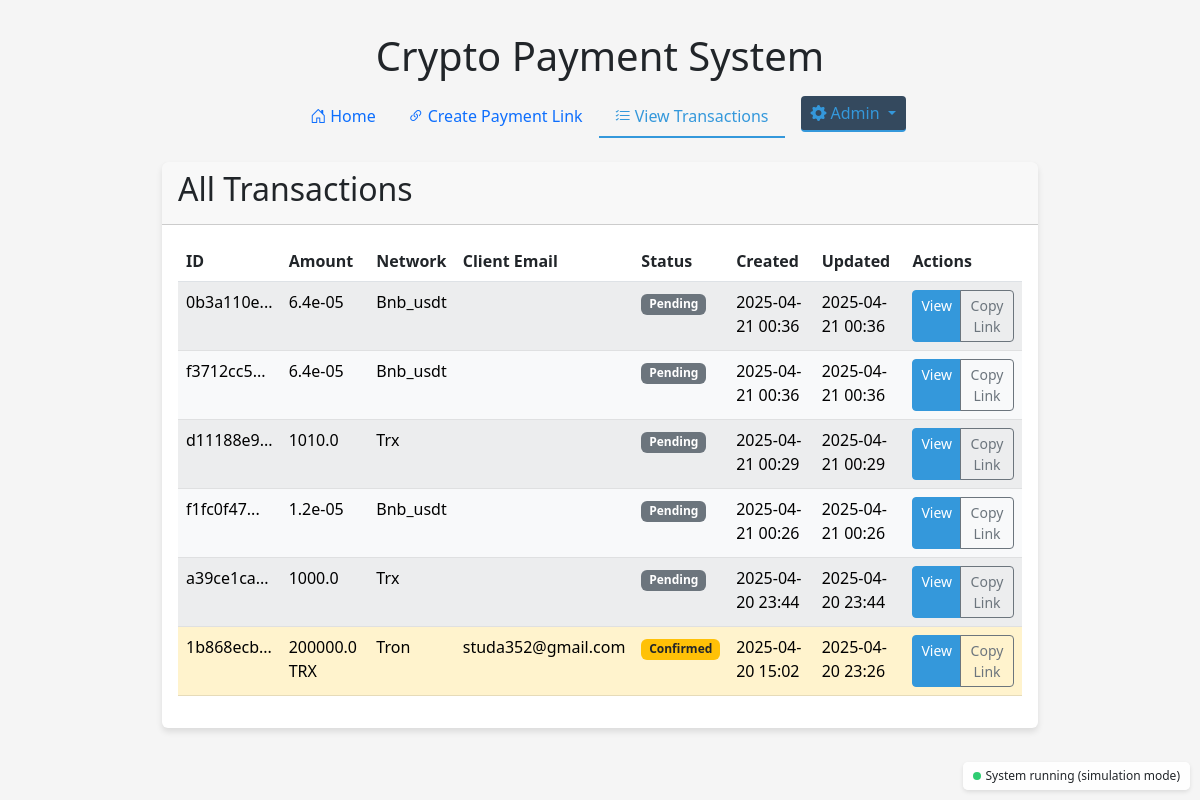
Page /admin/transactions on the committed database.
### app.py (models this page shows, shortened)
class Transaction(db.Model):
    id = db.Column(db.String(36), primary_key=True)
    amount = db.Column(db.Float, nullable=False)
    network = db.Column(db.String(20), nullable=False)
    client_email = db.Column(db.String(100), nullable=False)
    description = db.Column(db.Text, nullable=True)
    status = db.Column(db.String(20), default='pending')  # pending, confirmed, completed
    tx_hash = db.Column(db.String(100), nullable=True)  # blockchain transaction hash
    created_at = db.Column(db.DateTime, default=datetime.utcnow)
    updated_at = db.Column(db.DateTime, default=datetime.utcnow, onupdate=datetime.utcnow)

### app.py (the view)
@app.route('/admin/transactions')
def view_transactions():
    transactions = Transaction.query.order_by(Transaction.created_at.desc()).all()
    return render_template('transactions.html', transactions=transactions)

### app.py (called while the page is built)
@app.teardown_appcontext
def shutdown_services(exception=None):
    if 'payment_processor' in globals() and hasattr(payment_processor, 'stop'):
        payment_processor.stop()
    if hasattr(email_service, 'stop'):
        email_service.stop()

### email_service.py (called while the page is built, shortened)
    def stop(self):
        if not self.use_background_thread or not self.thread or not self.thread.is_alive():
            logger.warning("Email processor is not running")
            return False

### templates/transactions.html (shortened to what this page needs)
{% extends 'base.html' %}
{% block content %}
<div class="card">
    <div class="card-header">
        <h2>All Transactions</h2>
    </div>
    <div class="card-body">
        {% if transactions %}
            <div class="table-responsive">
                <table class="table table-striped table-hover">
                    <thead>
                        <tr>
                            <th>ID</th>
                            <th>Amount</th>
                            <th>Network</th>
                            <th>Client Email</th>
                            <th>Status</th>
                            <th>Created</th>
                            <th>Updated</th>
                            <th>Actions</th>
                        </tr>
                    </thead>
                    <tbody>
                        {% for transaction in transactions %}
                            <tr class="{% if transaction.status == 'completed' %}table-success{% elif transaction.status == 'confirmed' %}table-warning{% elif transaction.status == 'pending' %}table-light{% endif %}">
                                <td>{{ transaction.id[:8] }}...</td>
                                <td>{{ transaction.amount }} {% if transaction.network == 'bitcoin' %}BTC{% elif transaction.network == 'ethereum' %}ETH{% elif transaction.network == 'bnb' %}BNB{% elif transaction.network == 'tron' %}TRX{% elif transaction.network == 'solana' %}SOL{% endif %}</td>
                                <td>{{ transaction.network.capitalize() }}</td>
                                <td>{{ transaction.client_email }}</td>
                                <td>
                                    {% if transaction.status == 'completed' %}
                                        <span class="badge bg-success">Completed</span>
                                    {% elif transaction.status == 'confirmed' %}
                                        <span class="badge bg-warning text-dark">Confirmed</span>
                                    {% elif transaction.status == 'pending' %}
                                        <span class="badge bg-secondary">Pending</span>
                                    {% endif %}
                                </td>
                                <td>{{ transaction.created_at.strftime('%Y-%m-%d %H:%M') }}</td>
                                <td>{{ transaction.updated_at.strftime('%Y-%m-%d %H:%M') }}</td>
                                <td>
                                    <div class="btn-group">
                                        <a href="{{ url_for('confirm_payment', transaction_id=transaction.id) }}?amount={{ transaction.amount }}&network={{ transaction.network }}" class="btn btn-sm btn-primary">View</a>
                                        <button class="btn btn-sm btn-outline-secondary copy-link" data-link="{{ url_for('confirm_payment', transaction_id=transaction.id, _external=True) }}?amount={{ transaction.amount }}&network={{ transaction.network }}">Copy Link</button>
                                    </div>
                                </td>
                            </tr>
                        {% endfor %}
                    </tbody>
                </table>
            </div>
        {% else %}
            <div class="alert alert-info">
                <p>No transactions found. Create a payment link to get started.</p>
                <a href="{{ url_for('send_payment_link') }}" class="btn btn-primary">Create Payment Link</a>
            </div>
        {% endif %}
    </div>
</div>
{% endblock %}

### templates/base.html (style rules this page uses)
body { padding-top: 2rem; padding-bottom: 2rem; background-color: #f5f5f5; }
.card { margin-bottom: 20px; box-shadow: 0 4px 6px rgba(0,0,0,0.1); border: none; }
.card-header { font-weight: bold; }
.btn-primary { background-color: #3498db; border-color: #3498db; }

### rows in the picture
Transaction: status "Pending"
Transaction: status "Pending"
Transaction: status "Pending"
Transaction: status "Pending"
Transaction: status "Pending"
Transaction: shows "TRX", status "Confirmed"
